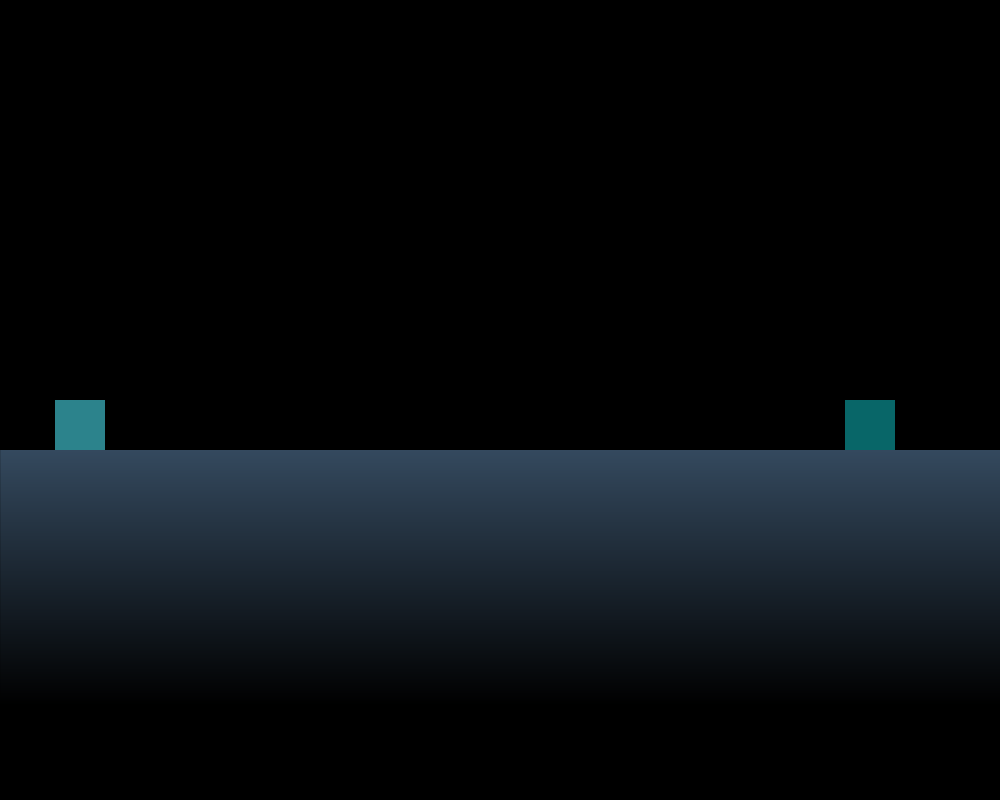
Frame 1 (no input)
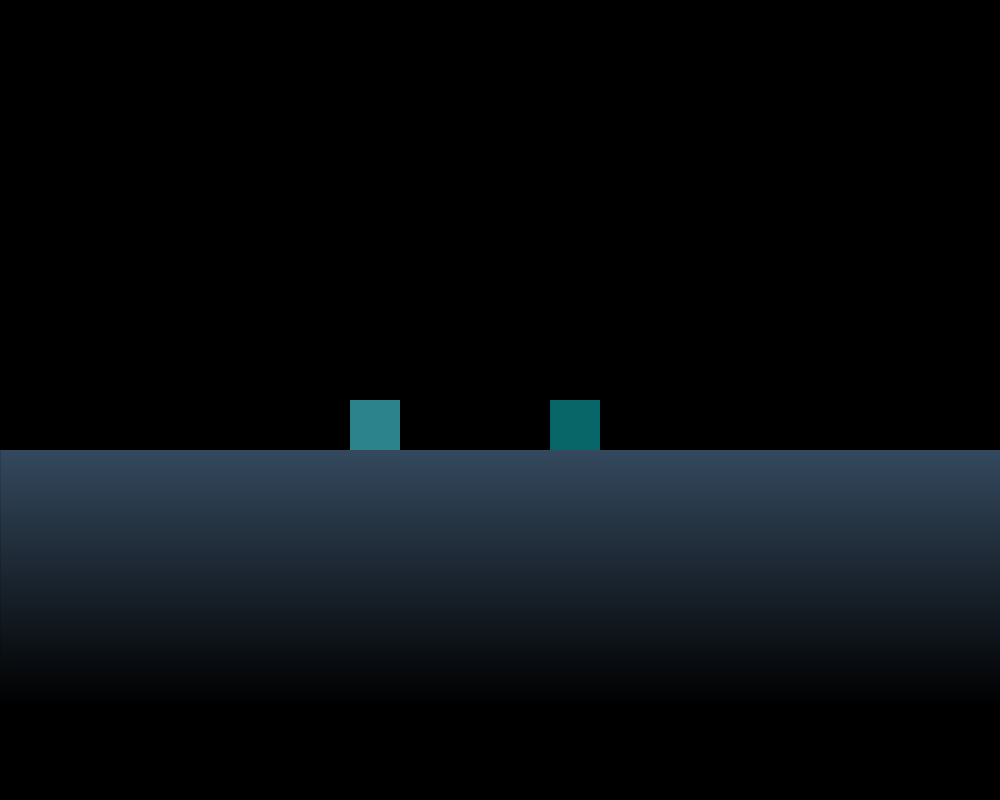
Frame 60 (the mouse pressed at the canvas centre just before this capture)
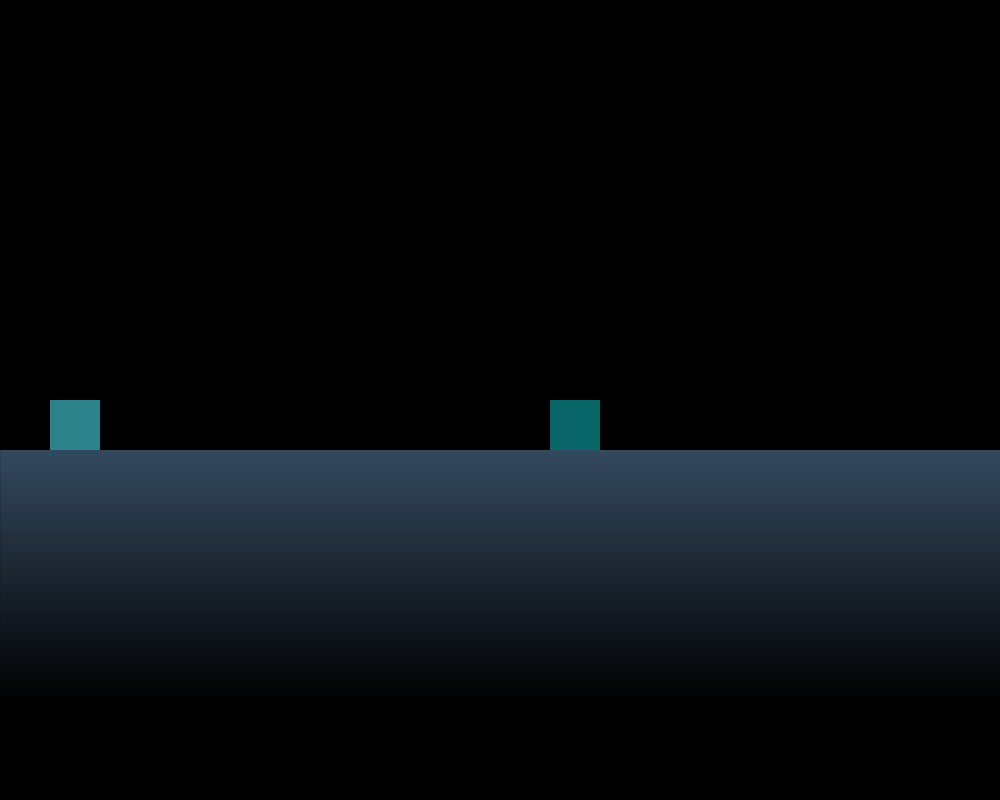
Frame 120 (the mouse held since frame 60 and released just before this capture)

The Processing sketch that drew these frames (run headless with seeded random() and noise(); from frame 60 on, the mouse is pressed at the canvas centre):

// Processing sketch: processing_171645
// ── processing_171645.pde

int block_width = 50;

class Block {
    Block(float x_, float m_, float v_, color c_) {
        x = x_;
        m = m_;
        vi = v_;
        vchanged = false;
        c = c_;
    }
    void collide(Block other) {
        if((x >= other.x && x <= (other.x + block_width)) || ((x + block_width) >= other.x && (x + block_width) <= (other.x + block_width))) {
            vf = ((m - other.m)/(m + other.m)) * vi + ((2 * other.m)/(m + other.m)) * other.vi;
            vchanged = true;
        }
    }
    void update() {
        if(x <= 0 || x + block_width >= width) {
            vf = -1 * vi;
            vchanged = true;
        }
        if(!vchanged) {
            vf = vi;
        }
        x += vf;
        vi = vf;
    }
    void display() {
        fill(c);
        rect(x, height / 2, block_width, 50);
    }
    float x, m, vi, vf;
    boolean vchanged;
    color c;
};

ArrayList blocks = new ArrayList();

void setup() {
    size(1000, 800);
    blocks.add(new Block(50, 50, 5, color(44, 131, 140)));
    blocks.add(new Block(width - 150, 100, -5, color(8, 102, 104)));
}

void draw() {
    background(0);
    int opacity = 255;
    stroke(255);
    for(int y = height / 2 + 50; y <= height; y++) {
        stroke(52, 73, 94, opacity);
        line(0, y, width, y);
        opacity -= 1;
    }
    noStroke();
    for(int i = 0; i < blocks.size(); i++) {
        ((Block)blocks.get(i)).update();
    }
    for(int i = 0; i < blocks.size() - 1; i++) {
        for(int j = i + 1; j < blocks.size(); j++) {
            ((Block)blocks.get(i)).collide((Block)blocks.get(j));
            ((Block)blocks.get(j)).collide((Block)blocks.get(i));
        }
    }
    for(int i = 0; i < blocks.size(); i++) {
        ((Block)blocks.get(i)).display();
    }
}

void mouseClicked() {
    colorMode(HSB, 360);
    blocks.add(new Block(mouseX, random(25, 500), random(-5, 5), color(random(180, 240), random(120, 270), random(180, 240))));
    colorMode(RGB, 255);
}
